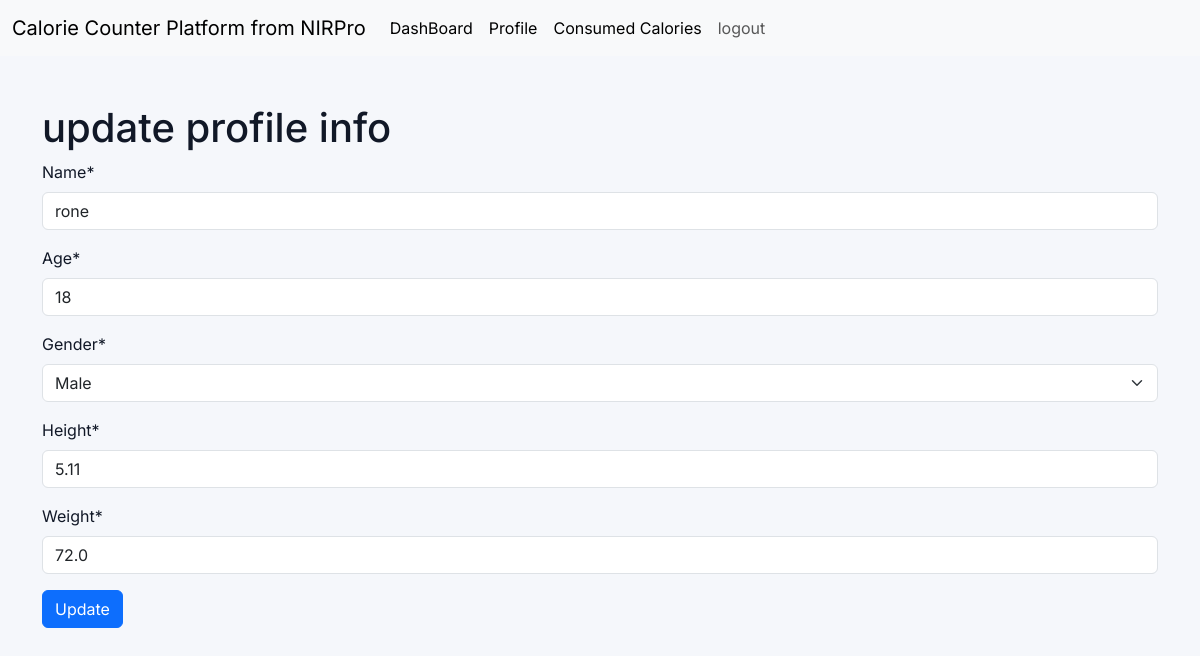
Page /update-profile/ (signed in) on the committed database.
### CC_app/models.py (models this page shows, shortened)
class BasicInfoModel(models.Model):
    GENDER_TYPE =[
        ('Male','Male'),
        ('Female','Female'),
    ]
    user=models.OneToOneField(
        User,
        on_delete=models.CASCADE,
        related_name='user_info',
        null=True,
    )
    name=models.CharField(max_length=100,null=True)
    age=models.PositiveIntegerField(null=True)
    gender= models.CharField(max_length=10, null=True, choices=GENDER_TYPE)
    height = models.FloatField(null=True)
    weight = models.FloatField(null=True)
    bmr=models.FloatField(null=True)

### CC_app/views.py (the view, shortened to what this page needs)
# urls.py: path('update-profile/',update_profile,name='update_profile'),
@login_required
def update_profile(request):
    try :
        current_user=request.user.user_info
    except:
        current_user=None
    form_data=ProfileUpdateForm(instance=current_user)
    context={
        'form_data' : form_data,
        'form_title': 'update profile info',
        'form_btn': 'Update'
    }
    return render(request,'master/base-form.html',context)

### CC_app/forms.py
class ProfileUpdateForm(forms.ModelForm):
    class Meta:
        model = BasicInfoModel
        fields='__all__'
        exclude = ['user','bmr']

### CC_app/templates/master/base-form.html (shortened to what this page needs)
{% extends 'master/base.html' %}
{% load crispy_forms_tags %}
{% block content %}
<h1>{{form_title}}</h1>
<form action="" method="POST" enctype="multipart/form-data">
    {{form_data|crispy}}
    <button type="submit" class="btn btn-primary">{{form_btn}}</button>
</form>
{% endblock content %}

### CC_app/static/css/style.css (style rules this page uses)
body { background: #f5f7fb; font-family: 'Inter', sans-serif; color: #111827; }

### rows in the picture
BasicInfoModel: name "rone", age "18", gender "Male", height "5.11", weight "72.0"
